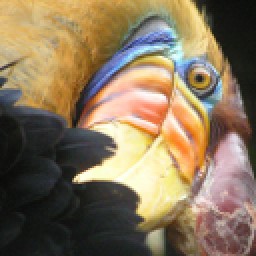
%> input picture Machine Learning/7.Dimension Reduction/ex7/bird_small.png, 128 x 128 px (shown 2 times larger)
$ octave test.m   (GNU Octave 9; MATLAB toolbox functions it lacks are replaced by stand-ins)
%> lines starting %> are read from the running program, lines starting %| are printed output that depends on the picture
### Machine Learning/7.Dimension Reduction/ex7/kMeansInitCentroids.m
function centroids = kMeansInitCentroids(X, K)
%KMEANSINITCENTROIDS This function initializes K centroids that are to be
%used in K-Means on the dataset X
%   centroids = KMEANSINITCENTROIDS(X, K) returns K initial centroids to be
%   used with the K-Means on the dataset X
%

% You should return this values correctly
centroids = zeros(K, size(X, 2));

% ====================== YOUR CODE HERE ======================
% Instructions: You should set centroids to randomly chosen examples from
%               the dataset X
%

% Initialize the centroids to be random examples
% Randomly reorder the indices of examples
randidx = randperm(size(X, 1));
% Take the first K examples as centroids
centroids = X(randidx(1:K), :);


% =============================================================

end

### Machine Learning/7.Dimension Reduction/ex7/runkMeans.m
function [centroids, idx] = runkMeans(X, initial_centroids, ...
                                      max_iters, plot_progress)
%RUNKMEANS runs the K-Means algorithm on data matrix X, where each row of X
%is a single example
%   [centroids, idx] = RUNKMEANS(X, initial_centroids, max_iters, ...
%   plot_progress) runs the K-Means algorithm on data matrix X, where each
%   row of X is a single example. It uses initial_centroids used as the
%   initial centroids. max_iters specifies the total number of interactions
%   of K-Means to execute. plot_progress is a true/false flag that
%   indicates if the function should also plot its progress as the
%   learning happens. This is set to false by default. runkMeans returns
%   centroids, a Kxn matrix of the computed centroids and idx, a m x 1
%   vector of centroid assignments (i.e. each entry in range [1..K])
%

% Set default value for plot progress
if ~exist('plot_progress', 'var') || isempty(plot_progress)
    plot_progress = false;
end

% Plot the data if we are plotting progress
if plot_progress
    figure;
    hold on;
end

% Initialize values
[m n] = size(X);
K = size(initial_centroids, 1);
centroids = initial_centroids;
previous_centroids = centroids;
idx = zeros(m, 1);

% Run K-Means
for i=1:max_iters

    % Output progress
    fprintf('K-Means iteration %d/%d...\n', i, max_iters);
    if exist('OCTAVE_VERSION')
        fflush(stdout);
    end

    % For each example in X, assign it to the closest centroid
    idx = findClosestCentroids(X, centroids);

    % Optionally, plot progress here
    if plot_progress
        plotProgresskMeans(X, centroids, previous_centroids, idx, K, i);
        previous_centroids = centroids;
        fprintf('Press enter to continue.\n');
        pause;
    end

    % Given the memberships, compute new centroids
    centroids = computeCentroids(X, idx, K);
end

% Hold off if we are plotting progress
if plot_progress
    hold off;
end

end

### Machine Learning/7.Dimension Reduction/ex7/findClosestCentroids.m
function idx = findClosestCentroids(X, centroids)
%FINDCLOSESTCENTROIDS computes the centroid memberships for every example
%   idx = FINDCLOSESTCENTROIDS (X, centroids) returns the closest centroids
%   in idx for a dataset X where each row is a single example. idx = m x 1
%   vector of centroid assignments (i.e. each entry in range [1..K])
%

% Set K
K = size(centroids, 1);

% You need to return the following variables correctly.
idx = zeros(size(X,1), 1);

% ====================== YOUR CODE HERE ======================
% Instructions: Go over every example, find its closest centroid, and store
%               the index inside idx at the appropriate location.
%               Concretely, idx(i) should contain the index of the centroid
%               closest to example i. Hence, it should be a value in the
%               range 1..K
%
% Note: You can use a for-loop over the examples to compute this.
%
for i=1:size(X,1)
    bsxfun(@minus,centroids,X(i,:));
    [~,idx(i)] = min(sum((bsxfun(@minus,centroids,X(i,:))).^2, 2));
end


% =============================================================

end

### Machine Learning/7.Dimension Reduction/ex7/computeCentroids.m
function centroids = computeCentroids(X, idx, K)
%COMPUTECENTROIDS returs the new centroids by computing the means of the
%data points assigned to each centroid.
%   centroids = COMPUTECENTROIDS(X, idx, K) returns the new centroids by
%   computing the means of the data points assigned to each centroid. It is
%   given a dataset X where each row is a single data point, a vector
%   idx of centroid assignments (i.e. each entry in range [1..K]) for each
%   example, and K, the number of centroids. You should return a matrix
%   centroids, where each row of centroids is the mean of the data points
%   assigned to it.
%

% Useful variables
[m n] = size(X);

% You need to return the following variables correctly.
centroids = zeros(K, n);


% ====================== YOUR CODE HERE ======================
% Instructions: Go over every centroid and compute mean of all points that
%               belong to it. Concretely, the row vector centroids(i, :)
%               should contain the mean of the data points assigned to
%               centroid i.
%
% Note: You can use a for-loop over the centroids to compute this.
%

for i = 1:K
    centroids(i,:)=mean(X(find(idx==i),:));
end


% =============================================================


end

### Machine Learning/7.Dimension Reduction/test.m
fprintf('\nRunning K-Means clustering on pixels from an image.\n\n');

%  Load an image of a bird
A = double(imread('bird_small.png'));

% If imread does not work for you, you can try instead
%   load ('bird_small.mat');

A = A / 255; % Divide by 255 so that all values are in the range 0 - 1

% Size of the image
img_size = size(A);
%> img_size = [128 128 3]

% Reshape the image into an Nx3 matrix where N = number of pixels.
% Each row will contain the Red, Green and Blue pixel values
% This gives us our dataset matrix X that we will use K-Means on.
X = reshape(A, img_size(1) * img_size(2), 3);

% Run your K-Means algorithm on this data
% You should try different values of K and max_iters here
K = 16;
max_iters = 10;

% When using K-Means, it is important the initialize the centroids
% randomly.
% You should complete the code in kMeansInitCentroids.m before proceeding
initial_centroids = kMeansInitCentroids(X, K);
%> in kMeansInitCentroids, `centroids = X(randidx(1:K), :);`: centroids = 16 rows, first 12: [0.0784 0.0902 0.0706; 0.627 0.553 0.306; 0.145 0.157 0.133; 0.82 0.667 0.396; 0.988 0.922 0.894; 0.145 0.149 0.133; 0.729 0.549 0.141; 0.0706 0.0706 0.0549; 0.62 0.506 0.2; 0.996 0.976 0.816; 0.106 0.114 0.0941; 0.996 0.961 0.694]
%> initial_centroids has the same summary as centroids in kMeansInitCentroids

% Run K-Means
[centroids, idx] = runkMeans(X, initial_centroids, max_iters);
%> in runkMeans, `previous_centroids = centroids;`: previous_centroids has the same summary as centroids in kMeansInitCentroids
%> centroids = 16 rows, first 12: [0.0927 0.1 0.0894; 0.574 0.483 0.434; 0.359 0.292 0.255; 0.859 0.708 0.444; 0.814 0.767 0.775; 0.212 0.202 0.196; 0.916 0.577 0.259; 0.0659 0.0716 0.0616; 0.55 0.404 0.21; 0.981 0.946 0.808; 0.133 0.141 0.132; 0.957 0.845 0.618]
a = centroids(idx,:);
scatter3(X(:,1)*256, X(:,2)*256, X(:,3)*256, 10, centroids(idx,:), 'filled');
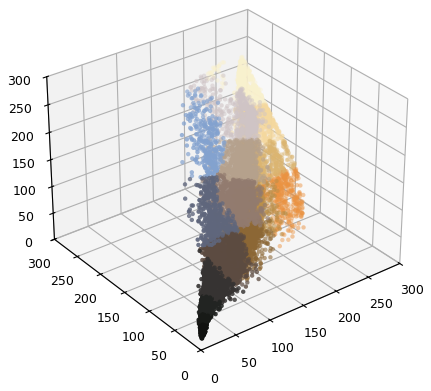
%> figure redrawn from the program's plot data
% [8 lines of commented-out code are left out]
